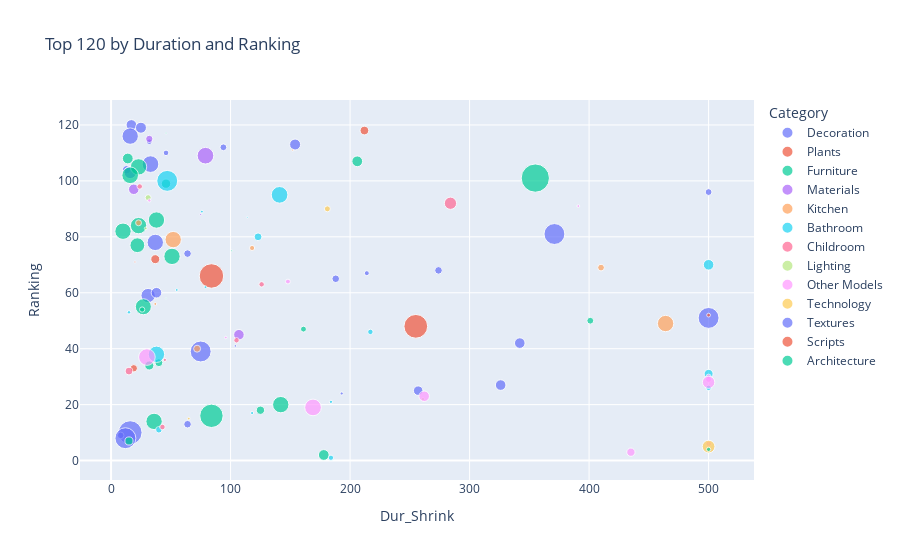

Here is the notebook cell this chart was saved with:
### Code cell
fig8 = px.scatter(result_vis, x='Dur_Shrink', y='Ranking', color='Category', size='Followers', hover_data=['N','Title','Username','Followers'], title='Top 120 by Duration and Ranking')
fig8.show()

### Figure 1 — Plotly figure (JSON) as saved in the notebook; plotly's stock layout.template omitted (floating-point values rounded to 4 significant figures)
{"data": [{"customdata": [[1, "Christmas tree with fireplace 5", "dofen", 313], [2, "Benuta Leon Cream Wool Rug", "3Dmitruk", 335], [5, "Clothes for wardrobe NG15", "niga2323", 743], [7, "Decorative Set 089", "Moriiiz", 87], [8, "Benuta Dave Rectangular Fur Rug (3 colors)", "3Dmitruk", 335], [9, "Curtains with Roman blinds 2", "Rolan05", 128], [11, "Decorative Set 088", "Moriiiz", 87], [15, "A set of clothes in bright colors for a wardrobe or showroom and a store", "sofiakholina", 770], [17, "coffee table decor set 005", "Mitya87", 189], [18, "Roman blinds, Roman blinds", "Neeo", 417], [25, "Glass Block Wall 08", "NK3D", 128], [40, "Nice Christmas tree", "fffaaa12", 1215], [43, "3DArt Relief NG41", "niga2323", 743], [54, "Panel with waves", "Manax", 69], [62, "Decorative Set 270", "☆☆Roohollah.3DArtist☆☆", 566], [64, "Pila Vessels en gold / Jug", "picture.cg", 8], [70, "Christmas tree 5", "fffaaa12", 1215], [79, "Christmas tree with fireplace 4", "dofen", 313], [80, "Round carpet", "miklob", 18], [82, "Curtains 9", "fffaaa12", 1215], [96, "Curtain 28/ curtains", "ElenaSokha", 252], [97, "Decorative set with a small beige bag", "Lana3D", 27], [111, "Christmas Tree and Decoration 78", "3Design.FB", 1562], [112, "Pinch Pleat Linen Curtain with Roller Blind", "kapusta", 125], [113, "Wonderful Christmas Tree", "fffaaa12", 1215]], "hovertemplate": "Category=Decoration<br>Dur_Shrink=%{x}<br>Ranking=%{y}<br>Followers=%{customdata[3]}<br>N=%{customdata[0]}<br>Title=%{customdata[1]}<br>Username=%{customdata[2]}<extra></extra>", "legendgroup": "Decoration", "marker": {"color": "#636efa", "size": [313, 335, 743, 87, 335, 128, 87, 770, 189, 417, 128, 1215, 743, 69, 566, 8, 1215, 313, 18, 1215, 252, 27, 1562, 125, 1215], "sizemode": "area", "sizeref": 5.548, "symbol": "circle"}, "mode": "markers", "name": "Decoration", "orientation": "v", "showlegend": true, "type": "scatter", "x": [17, 25, 16, 32, 154, 94, 46, 33, 13, 16, 500, 371, 37, 214, 31, 25, 500, 342, 104, 75, 257, 193, 16, 8, 12], "xaxis": "x", "y": [120, 119, 116, 114, 113, 112, 110, 106, 104, 103, 96, 81, 78, 67, 59, 57, 51, 42, 41, 39, 25, 24, 10, 9, 8], "yaxis": "y"}, {"customdata": [[3, "Indoor Plant Set 89", "mh.designer", 211], [49, "A bouquet of lilacs in a glass vase", "auralis", 226], [50, "Bouquet 06", "Mahikoo", 10], [55, "Realistic meadow grass", "AlexHappy", 1663], [73, "Indoor Plant 702 - Olive Plant", "3Design.FB", 1562], [88, "Indoor Plant Set 0147", "mojdeh", 151]], "hovertemplate": "Category=Plants<br>Dur_Shrink=%{x}<br>Ranking=%{y}<br>Followers=%{customdata[3]}<br>N=%{customdata[0]}<br>Title=%{customdata[1]}<br>Username=%{customdata[2]}<extra></extra>", "legendgroup": "Plants", "marker": {"color": "#EF553B", "size": [211, 226, 10, 1663, 1562, 151], "sizemode": "area", "sizeref": 5.548, "symbol": "circle"}, "mode": "markers", "name": "Plants", "orientation": "v", "showlegend": true, "type": "scatter", "x": [212, 37, 20, 84, 255, 19], "xaxis": "x", "y": [118, 72, 71, 66, 48, 33], "yaxis": "y"}, {"customdata": [[4, "Office chair Ashley", "illidan_", 6], [13, "Dressing room 28", "protektor", 322], [14, "Dressing room 16", "protektor", 322], [16, "Cairns pedestal Divan.ru", "niga2323", 743], [19, "Basic wardrobe made of cabinet furniture with doors", "sofiakholina", 770], [20, "TV wall with Xiaomi laser projector", "aoverina", 2219], [22, "Office chair Sergio La Redoute", "Артур56", 245], [35, "Cecily Nara bedside table Cosmo", "niga2323", 743], [37, "Lindsay Laurie coffee table Divan.ru", "niga2323", 743], [39, "HOMARY island for dressing room NG16", "niga2323", 743], [44, "West Elm Curved Modern Upholstered Bed", "Ney", 610], [46, "garage tools set 23", "pluse44", 9], [48, "Milam chair Divan.ru", "niga2323", 743], [63, "Bedside table Tammi", "evgeni77712", 5], [66, "Minotti Pilots Bench", "horrortechnology", 714], [67, "Dinning Set 162", "лааппп", 76], [74, "Wardrobe system Rimadesio Dress Bold", "restereo", 98], [86, "Furniture Composition 271", "Stt.HuynOneShine", 177], [87, "TV Wall 52", "sirous21", 231], [101, "Oval island for dressing room NG14", "niga2323", 743], [103, "Emmi Armchair by Minotti", "wesftgyhnj", 192], [105, "541 hallway zone 14 minimal modular wardeobe with seating niche", "mazeeem", 1518], [107, "Calder Lander Build table Divan.ru", "niga2323", 743], [114, "Kitchen table Loft Tobacco and chairs Dick divan.ru", "c3dm", 184], [119, "Dressing room 24", "protektor", 322]], "hovertemplate": "Category=Furniture<br>Dur_Shrink=%{x}<br>Ranking=%{y}<br>Followers=%{customdata[3]}<br>N=%{customdata[0]}<br>Title=%{customdata[1]}<br>Username=%{customdata[2]}<extra></extra>", "legendgroup": "Furniture", "marker": {"color": "#00cc96", "size": [6, 322, 322, 743, 770, 2219, 245, 743, 743, 743, 610, 9, 743, 5, 714, 76, 98, 177, 231, 743, 192, 1518, 743, 184, 322], "sizemode": "area", "sizeref": 5.548, "symbol": "circle"}, "mode": "markers", "name": "Furniture", "orientation": "v", "showlegend": true, "type": "scatter", "x": [46, 14, 206, 23, 16, 355, 46, 38, 23, 10, 22, 101, 51, 46, 27, 26, 161, 40, 32, 142, 125, 84, 36, 15, 178], "xaxis": "x", "y": [117, 108, 107, 105, 102, 101, 99, 86, 84, 82, 77, 75, 73, 58, 55, 54, 47, 35, 34, 20, 18, 16, 14, 7, 2], "yaxis": "y"}, {"customdata": [[6, "Boucle Fabric", "marchik3d", 148], [12, "Carpeting. Seamless carpet", "sofiakholina", 770], [24, "Snow", "maltsev_stepan", 307], [33, "Porcelain tiles Nolana Estima", "RazorS95", 11], [76, "Rubber Coating", "maltsev_stepan", 307]], "hovertemplate": "Category=Materials<br>Dur_Shrink=%{x}<br>Ranking=%{y}<br>Followers=%{customdata[3]}<br>N=%{customdata[0]}<br>Title=%{customdata[1]}<br>Username=%{customdata[2]}<extra></extra>", "legendgroup": "Materials", "marker": {"color": "#ab63fa", "size": [148, 770, 307, 11, 307], "sizemode": "area", "sizeref": 5.548, "symbol": "circle"}, "mode": "markers", "name": "Materials", "orientation": "v", "showlegend": true, "type": "scatter", "x": [32, 79, 19, 75, 107], "xaxis": "x", "y": [115, 109, 97, 88, 45], "yaxis": "y"}, {"customdata": [[10, "Kitchen 10", "RazorS95", 11], [36, "kitchen 0252", "Hasan3596", 97], [42, "Cookware set NG5", "niga2323", 743], [45, "Wine with chocolate set/1", "unrepeatable", 73], [52, "Sinks and faucets Omoikiri", "oleksandroleksandr", 125], [65, "kitchen modern-067", "moon_3dart296", 24], [72, "Serving NG3", "niga2323", 743], [81, "Kitchen Appliance Bosch Kitchen 81", "freesection", 134]], "hovertemplate": "Category=Kitchen<br>Dur_Shrink=%{x}<br>Ranking=%{y}<br>Followers=%{customdata[3]}<br>N=%{customdata[0]}<br>Title=%{customdata[1]}<br>Username=%{customdata[2]}<extra></extra>", "legendgroup": "Kitchen", "marker": {"color": "#FFA15A", "size": [11, 97, 743, 73, 125, 24, 743, 134], "sizemode": "area", "sizeref": 5.548, "symbol": "circle"}, "mode": "markers", "name": "Kitchen", "orientation": "v", "showlegend": true, "type": "scatter", "x": [152, 23, 52, 118, 410, 37, 464, 72], "xaxis": "x", "y": [111, 85, 79, 76, 69, 56, 49, 40], "yaxis": "y"}, {"customdata": [[21, "Omnires mixers", "fffaaa12", 1215], [26, "Bathroom decor with a set of different cosmetic products", "sofiakholina", 770], [32, "Faucets and showers Boheme uno set 2", "Ashlesha", 22], [34, "Bathroom decor set P06", "picture.cg", 8], [41, "Bathroom furniture 21", "don2432", 170], [51, "Laundry Room _ 0005", "grol69", 311], [59, "Faucets and showers Boheme uno set 1", "Ashlesha", 22], [60, "Faucets and showers Boheme Specter set", "Ashlesha", 22], [68, "Bathroom accessories Z42", "zyazdiyan", 34], [75, "Hotel Bathroom Accessories LE LABO", "lzv_cg", 82], [83, "EWRIKA Penelope electric heated towel rail", "niga2323", 743], [90, "LAUNDRY SET (Poliform FITTED + ASKO)", "vitaly_y_panov", 223], [95, "Accessories for public toilets black set 152 part 4", "madMIX", 82], [100, "Double bath curtain on Sunerzha cornice", "DashutaG", 30], [104, "Bathroom furniture 11", "Lana3D", 27], [110, "Shower cabin 07", "3Design.Dii", 117], [120, "Timo Saona", "tokyokyoto", 78]], "hovertemplate": "Category=Bathroom<br>Dur_Shrink=%{x}<br>Ranking=%{y}<br>Followers=%{customdata[3]}<br>N=%{customdata[0]}<br>Title=%{customdata[1]}<br>Username=%{customdata[2]}<extra></extra>", "legendgroup": "Bathroom", "marker": {"color": "#19d3f3", "size": [1215, 770, 22, 8, 170, 311, 22, 22, 34, 82, 743, 223, 82, 30, 27, 117, 78], "sizemode": "area", "sizeref": 5.548, "symbol": "circle"}, "mode": "markers", "name": "Bathroom", "orientation": "v", "showlegend": true, "type": "scatter", "x": [47, 141, 76, 114, 123, 500, 79, 55, 15, 217, 38, 500, 500, 184, 118, 40, 184], "xaxis": "x", "y": [100, 95, 89, 87, 80, 70, 62, 61, 53, 46, 38, 31, 26, 21, 17, 11, 1], "yaxis": "y"}, {"customdata": [[23, "Children play area | Interactive", "lzv_cg", 82], [29, "Siena Kids Bed By Como", "ZikKoo", 417], [58, "Soft seat by the window in the children's room", "lzv_cg", 82], [78, "Interactive panel for children room", "lzv_cg", 82], [85, "Pinboard with childrens drawings", "DashutaG", 30], [89, "Childrens open wardrobe with desk, modular, modern, 25", "don2432", 170], [109, "Furniture composition GHS-2617", "andesign.sbrother", 86]], "hovertemplate": "Category=Childroom<br>Dur_Shrink=%{x}<br>Ranking=%{y}<br>Followers=%{customdata[3]}<br>N=%{customdata[0]}<br>Title=%{customdata[1]}<br>Username=%{customdata[2]}<extra></extra>", "legendgroup": "Childroom", "marker": {"color": "#FF6692", "size": [82, 417, 82, 82, 30, 170, 86], "sizemode": "area", "sizeref": 5.548, "symbol": "circle"}, "mode": "markers", "name": "Childroom", "orientation": "v", "showlegend": true, "type": "scatter", "x": [24, 284, 126, 105, 45, 15, 43], "xaxis": "x", "y": [98, 92, 63, 43, 36, 32, 12], "yaxis": "y"}, {"customdata": [[27, "Moooi Drape Lights", "Karloo", 100], [38, "Track system centersvet Infinity", "Beliy", 22], [99, "Khmara by Makhno Rough Plaster Pendant Lamps", "CG__Aryan", 28]], "hovertemplate": "Category=Lighting<br>Dur_Shrink=%{x}<br>Ranking=%{y}<br>Followers=%{customdata[3]}<br>N=%{customdata[0]}<br>Title=%{customdata[1]}<br>Username=%{customdata[2]}<extra></extra>", "legendgroup": "Lighting", "marker": {"color": "#B6E880", "size": [100, 22, 28], "sizemode": "area", "sizeref": 5.548, "symbol": "circle"}, "mode": "markers", "name": "Lighting", "orientation": "v", "showlegend": true, "type": "scatter", "x": [31, 29, 261], "xaxis": "x", "y": [94, 83, 22], "yaxis": "y"}, {"customdata": [[28, "Grilles for ventilation and air conditioning Redvent", "DashutaG", 30], [30, "Padel", "alexsm2014", 22], [57, "Volhovec Rift Doors", "Игорь1969", 66], [77, "Ventilation system.", "slipknot1111", 20], [84, "A set for a clothing store and showroom", "sofiakholina", 770], [91, "Bakery Equipment", "Стаска", 72], [92, "Photo Studio Kit", "quantum_4141", 98], [93, "Set of ceilings Armstrong and Grilyato", "solomon5555", 428], [98, "Coffee Shop 6", "omnomn", 309], [102, "A wall with a rack for gym equipment 2", "sofiakholina", 770], [115, "Guitar. Guitar set for stage. Musical instrument. Microphone", "paradize", 89], [118, "Yoga & Meditation Set", "wesftgyhnj", 192]], "hovertemplate": "Category=Other Models<br>Dur_Shrink=%{x}<br>Ranking=%{y}<br>Followers=%{customdata[3]}<br>N=%{customdata[0]}<br>Title=%{customdata[1]}<br>Username=%{customdata[2]}<extra></extra>", "legendgroup": "Other Models", "marker": {"color": "#FF97FF", "size": [30, 22, 66, 20, 770, 72, 98, 428, 309, 770, 89, 192], "sizemode": "area", "sizeref": 5.548, "symbol": "circle"}, "mode": "markers", "name": "Other Models", "orientation": "v", "showlegend": true, "type": "scatter", "x": [32, 391, 148, 96, 30, 500, 500, 500, 262, 169, 500, 435], "xaxis": "x", "y": [93, 91, 64, 44, 37, 30, 29, 28, 23, 19, 6, 3], "yaxis": "y"}, {"customdata": [[31, "Robot vacuum cleaner Xiaomi Robot Vacuum Cleaner X20", "dilya_1", 99], [106, "Canon printer set.", "slipknot1111", 20], [116, "Thermal curtain Ballu", "Sergio46", 450]], "hovertemplate": "Category=Technology<br>Dur_Shrink=%{x}<br>Ranking=%{y}<br>Followers=%{customdata[3]}<br>N=%{customdata[0]}<br>Title=%{customdata[1]}<br>Username=%{customdata[2]}<extra></extra>", "legendgroup": "Technology", "marker": {"color": "#FECB52", "size": [99, 20, 450], "sizemode": "area", "sizeref": 5.548, "symbol": "circle"}, "mode": "markers", "name": "Technology", "orientation": "v", "showlegend": true, "type": "scatter", "x": [181, 65, 500], "xaxis": "x", "y": [90, 15, 5], "yaxis": "y"}, {"customdata": [[47, "Equipe BALI", "StanisLOVE.viz", 160], [53, "Equipe Hopp", "StanisLOVE.viz", 160], [56, "Herringbone parquet chevron s8", "StanisLOVE.viz", 160], [61, "Parquet board 4", "dofen", 313], [94, "Boen parquet board wood flooring", "dofen", 313], [108, "Equipe MASSIMO", "StanisLOVE.viz", 160]], "hovertemplate": "Category=Textures<br>Dur_Shrink=%{x}<br>Ranking=%{y}<br>Followers=%{customdata[3]}<br>N=%{customdata[0]}<br>Title=%{customdata[1]}<br>Username=%{customdata[2]}<extra></extra>", "legendgroup": "Textures", "marker": {"color": "#636efa", "size": [160, 160, 160, 313, 313, 160], "sizemode": "area", "sizeref": 5.548, "symbol": "circle"}, "mode": "markers", "name": "Textures", "orientation": "v", "showlegend": true, "type": "scatter", "x": [64, 274, 188, 38, 326, 64], "xaxis": "x", "y": [74, 68, 65, 60, 27, 13], "yaxis": "y"}, {"customdata": [[69, "FloorGen Tools 1.5.4", "-NiK-", 40]], "hovertemplate": "Category=Scripts<br>Dur_Shrink=%{x}<br>Ranking=%{y}<br>Followers=%{customdata[3]}<br>N=%{customdata[0]}<br>Title=%{customdata[1]}<br>Username=%{customdata[2]}<extra></extra>", "legendgroup": "Scripts", "marker": {"color": "#EF553B", "size": [40], "sizemode": "area", "sizeref": 5.548, "symbol": "circle"}, "mode": "markers", "name": "Scripts", "orientation": "v", "showlegend": true, "type": "scatter", "x": [500], "xaxis": "x", "y": [52], "yaxis": "y"}, {"customdata": [[71, "Wet asphalt with leaves. Autumn. Editable", "paz", 130], [117, "Christmas Tree Street", "Al-make", 50]], "hovertemplate": "Category=Architecture<br>Dur_Shrink=%{x}<br>Ranking=%{y}<br>Followers=%{customdata[3]}<br>N=%{customdata[0]}<br>Title=%{customdata[1]}<br>Username=%{customdata[2]}<extra></extra>", "legendgroup": "Architecture", "marker": {"color": "#00cc96", "size": [130, 50], "sizemode": "area", "sizeref": 5.548, "symbol": "circle"}, "mode": "markers", "name": "Architecture", "orientation": "v", "showlegend": true, "type": "scatter", "x": [401, 500], "xaxis": "x", "y": [50, 4], "yaxis": "y"}], "layout": {"legend": {"itemsizing": "constant", "title": {"text": "Category"}, "tracegroupgap": 0}, "title": {"text": "Top 120 by Duration and Ranking"}, "xaxis": {"anchor": "y", "domain": [0, 1], "title": {"text": "Dur_Shrink"}}, "yaxis": {"anchor": "x", "domain": [0, 1], "title": {"text": "Ranking"}}}}
